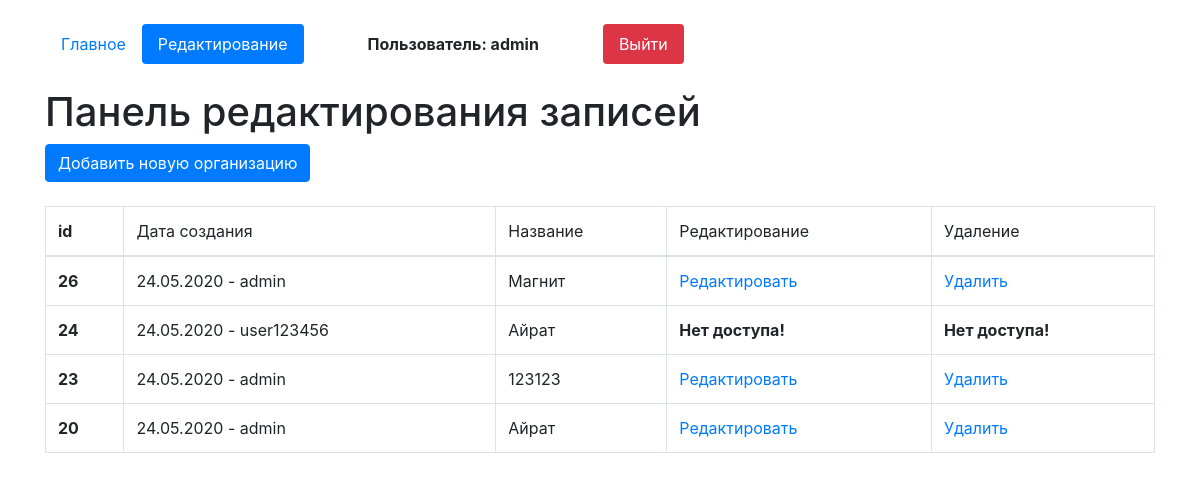
/edit-page (signed in), run on the app's committed database.
### app/models.py (models this page shows, shortened)
class Organisation(models.Model):
    author = models.ForeignKey(User, on_delete=models.CASCADE, verbose_name='Создатель записи',blank=True, null=True)
    create_date = models.DateTimeField(auto_now=True)
    name = models.CharField(max_length=50, null=True, verbose_name='Название')
    schedule  = models.TextField(null=True, verbose_name='График работы')
    owner = models.CharField(max_length=50, null=True, verbose_name='Владелец')
    contacts = models.TextField(null=True, verbose_name='Контакты')
    address = models. CharField(max_length=200, null=True, verbose_name='Адрес')
    class Meta:
        verbose_name =  'Организация'
        verbose_name_plural = 'Организации'

### app/views.py (the view, shortened to what this page needs)
# urls.py: path('edit-page', views.OrganisationCreateView.as_view() , name='edit_page'),
class OrganisationCreateView(LoginRequiredMixin, CustomSuccessMessageMixin, CreateView):
    model = Organisation
    template_name = 'edit_page.html'
    form_class = OrganisationForm
    success_url = reverse_lazy('edit_page')
    success_msg = 'Запись создана'
    def get_context_data(self, **kwargs):
        kwargs['list_organisation'] = Organisation.objects.all().order_by('-id')
        return super().get_context_data(**kwargs)

### app/templates/edit_page.html (shortened to what this page needs)
{% extends 'index.html' %}
{% block content %}
    <h1 class="mt-4">Панель редактирования записей</h1>
    <button type="button" class="btn btn-primary" data-toggle="modal" data-target="#exampleModal">
        Добавить новую организацию
    </button>
    {% if update %}
    {% if success_update %}
        <p style='color:green'>Запись обновлена</p>
    {% endif %}
    <p class="mt-4 "/>Страница редактирования</p>
    <p><a href="{% url 'edit_page' %}">Вернуться назад</a></p>
    <form id="update_data" method="post">
        {% csrf_token %}
        {{form}}
    </form>
    <button form="update_data" type="submit" class="btn btn-primary">Обновить</button>
    {% else %}
    <table class="table table-bordered mt-4">
  <thead>
   <tr>
      <th scope="row">id</th>
      <td>Дата создания</td>
      <td>Название</td>
      <td>Редактирование</td>
      <td>Удаление</td>
    </tr>
  </thead>
  <tbody>
    {% for i in list_organisation %}
    <tr {% if i.id|slugify == request.GET.id %} style="background:green" {% endif %}>
      <th>{{i.id}}</th>
      <td>{{i.create_date|date:'d.m.Y'}} - {{i.author}}</td>
      <td>{{i.name}}</td>
      <td>
          {% if request.user == i.author %}
          <a href="{% url 'update_page' i.id %}">Редактировать</a></td>
          {% else %}
            <b>Нет доступа!</b>
          {% endif %}
      <td>
      {% if request.user == i.author %}
      <a href="javascript:void()" onclick="delete_form{{i.id}}()">Удалить</a>
    {% else %}
            <b>Нет доступа!</b>
          {% endif %}
    </td>
    </tr>
   {% endfor %}
  </tbody>
</table>
{% endif %}
{% endblock %}

### app/templates/index.html (shortened to what this page needs)
<!doctype html>
<html lang="en">
  <head>
    <link rel="stylesheet" href="https://stackpath.bootstrapcdn.com/bootstrap/4.5.0/css/bootstrap.min.css">
  </head>
  <body>
  <div class="container mt-4">
  <ul class="nav nav-pills">
  <li class="nav-item">
  {% url 'home' as url_home %}
    <a class="nav-link {% if url_home == request.path %}active {% endif %}" href="{{url_home}}">Главное</a>
  </li>
  <li class="nav-item">
  {% url 'edit_page' as url_edit_page %}
    <a class="nav-link {% if url_edit_page == request.path %} active {% endif %}" href={{url_edit_page}}>Редактирование</a>
  </li>
  {% if request.user.is_authenticated%}
  <li class="nav-item">
    <a class="nav-link ml-5 color:red"><b>Пользователь: {{request.user}}</b></a>
  </li>
  <li class="nav-item">
  {% url 'logout_page' as url_logout_page %}
    <a class="nav-link btn-danger ml-5" href="{{url_logout_page}}">Выйти</a>
  </li>
  {% endif %}
</ul>
{% block content %}{% endblock %}
</div>
  </body>
</html>

### data on the page
Organisation: id "26", create_date "24.05.2020", author "admin", name "Магнит", shows "Редактировать"
Organisation: id "24", create_date "24.05.2020", author "user123456", name "Айрат", shows "Нет доступа!"
Organisation: id "23", create_date "24.05.2020", author "admin", name "123123", shows "Редактировать"
Organisation: id "20", create_date "24.05.2020", author "admin", name "Айрат", shows "Редактировать"

### other printed values
{{ request.user }} "admin"
